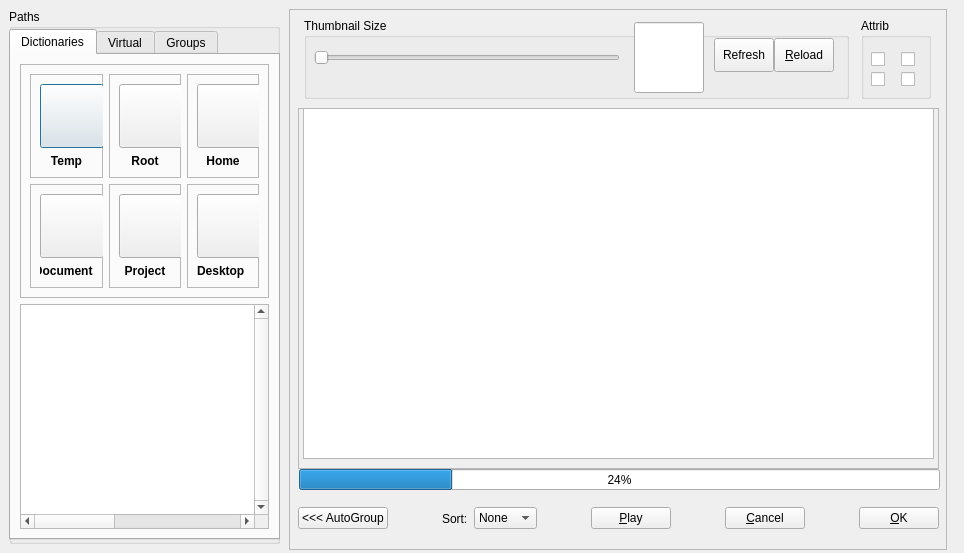
<?xml version="1.0" encoding="UTF-8"?>
<ui version="4.0">
 <class>uiDialogFiles</class>
 <widget class="QDialog" name="uiDialogFiles">
  <property name="geometry">
   <rect>
    <x>0</x>
    <y>0</y>
    <width>964</width>
    <height>553</height>
   </rect>
  </property>
  <property name="windowTitle">
   <string>Dialog</string>
  </property>
  <widget class="QGroupBox" name="m_pGroupTab">
   <property name="geometry">
    <rect>
     <x>9</x>
     <y>9</y>
     <width>271</width>
     <height>535</height>
    </rect>
   </property>
   <property name="title">
    <string>Paths</string>
   </property>
   <widget class="QTabWidget" name="m_pTabWidget">
    <property name="geometry">
     <rect>
      <x>0</x>
      <y>20</y>
      <width>271</width>
      <height>511</height>
     </rect>
    </property>
    <property name="currentIndex">
     <number>0</number>
    </property>
    <widget class="QWidget" name="tab">
     <attribute name="title">
      <string>Dictionaries</string>
     </attribute>
     <layout class="QVBoxLayout" name="verticalLayout">
      <item>
       <widget class="QFrame" name="frame_8">
        <property name="frameShape">
         <enum>QFrame::StyledPanel</enum>
        </property>
        <property name="frameShadow">
         <enum>QFrame::Raised</enum>
        </property>
        <layout class="QGridLayout" name="gridLayout_7">
         <item row="0" column="0">
          <layout class="QHBoxLayout" name="horizontalLayout_3">
           <item>
            <widget class="QFrame" name="frame_2">
             <property name="frameShape">
              <enum>QFrame::StyledPanel</enum>
             </property>
             <property name="frameShadow">
              <enum>QFrame::Raised</enum>
             </property>
             <layout class="QGridLayout" name="gridLayout">
              <item row="0" column="0">
               <widget class="QPushButton" name="m_pButtonTemp">
                <property name="minimumSize">
                 <size>
                  <width>64</width>
                  <height>64</height>
                 </size>
                </property>
                <property name="text">
                 <string/>
                </property>
                <property name="iconSize">
                 <size>
                  <width>48</width>
                  <height>48</height>
                 </size>
                </property>
                <property name="checkable">
                 <bool>true</bool>
                </property>
               </widget>
              </item>
              <item row="1" column="0">
               <widget class="QLabel" name="m_pLabelTemp">
                <property name="font">
                 <font>
                  <weight>75</weight>
                  <bold>true</bold>
                 </font>
                </property>
                <property name="text">
                 <string>Temp</string>
                </property>
                <property name="alignment">
                 <set>Qt::AlignCenter</set>
                </property>
               </widget>
              </item>
             </layout>
            </widget>
           </item>
           <item>
            <widget class="QFrame" name="frame_3">
             <property name="frameShape">
              <enum>QFrame::StyledPanel</enum>
             </property>
             <property name="frameShadow">
              <enum>QFrame::Raised</enum>
             </property>
             <layout class="QGridLayout" name="gridLayout_2">
              <item row="0" column="0">
               <widget class="QPushButton" name="m_pButtonRoot">
                <property name="minimumSize">
                 <size>
                  <width>64</width>
                  <height>64</height>
                 </size>
                </property>
                <property name="text">
                 <string/>
                </property>
                <property name="iconSize">
                 <size>
                  <width>48</width>
                  <height>48</height>
                 </size>
                </property>
                <property name="checkable">
                 <bool>true</bool>
                </property>
               </widget>
              </item>
              <item row="1" column="0">
               <widget class="QLabel" name="m_pLabelRoot">
                <property name="font">
                 <font>
                  <weight>75</weight>
                  <bold>true</bold>
                 </font>
                </property>
                <property name="text">
                 <string>Root</string>
                </property>
                <property name="alignment">
                 <set>Qt::AlignCenter</set>
                </property>
               </widget>
              </item>
             </layout>
            </widget>
           </item>
           <item>
            <widget class="QFrame" name="frame_4">
             <property name="frameShape">
              <enum>QFrame::StyledPanel</enum>
             </property>
             <property name="frameShadow">
              <enum>QFrame::Raised</enum>
             </property>
             <layout class="QGridLayout" name="gridLayout_3">
              <item row="0" column="0">
               <widget class="QPushButton" name="m_pButtonHome">
                <property name="minimumSize">
                 <size>
                  <width>64</width>
                  <height>64</height>
                 </size>
                </property>
                <property name="text">
                 <string/>
                </property>
                <property name="iconSize">
                 <size>
                  <width>48</width>
                  <height>48</height>
                 </size>
                </property>
                <property name="checkable">
                 <bool>true</bool>
                </property>
               </widget>
              </item>
              <item row="1" column="0">
               <widget class="QLabel" name="m_pLabelHome">
                <property name="font">
                 <font>
                  <weight>75</weight>
                  <bold>true</bold>
                 </font>
                </property>
                <property name="text">
                 <string>Home</string>
                </property>
                <property name="alignment">
                 <set>Qt::AlignCenter</set>
                </property>
               </widget>
              </item>
             </layout>
            </widget>
           </item>
          </layout>
         </item>
         <item row="1" column="0">
          <layout class="QHBoxLayout" name="horizontalLayout_4">
           <item>
            <widget class="QFrame" name="frame_5">
             <property name="frameShape">
              <enum>QFrame::StyledPanel</enum>
             </property>
             <property name="frameShadow">
              <enum>QFrame::Raised</enum>
             </property>
             <layout class="QGridLayout" name="gridLayout_4">
              <item row="0" column="0">
               <widget class="QPushButton" name="m_pButtonDocuments">
                <property name="minimumSize">
                 <size>
                  <width>64</width>
                  <height>64</height>
                 </size>
                </property>
                <property name="text">
                 <string/>
                </property>
                <property name="iconSize">
                 <size>
                  <width>48</width>
                  <height>48</height>
                 </size>
                </property>
                <property name="checkable">
                 <bool>true</bool>
                </property>
               </widget>
              </item>
              <item row="1" column="0">
               <widget class="QLabel" name="m_pLabelDocuments">
                <property name="font">
                 <font>
                  <weight>75</weight>
                  <bold>true</bold>
                 </font>
                </property>
                <property name="text">
                 <string>Documents</string>
                </property>
                <property name="alignment">
                 <set>Qt::AlignCenter</set>
                </property>
               </widget>
              </item>
             </layout>
            </widget>
           </item>
           <item>
            <widget class="QFrame" name="frame_6">
             <property name="frameShape">
              <enum>QFrame::StyledPanel</enum>
             </property>
             <property name="frameShadow">
              <enum>QFrame::Raised</enum>
             </property>
             <layout class="QGridLayout" name="gridLayout_5">
              <item row="0" column="0">
               <widget class="QPushButton" name="m_pButtonProject">
                <property name="minimumSize">
                 <size>
                  <width>64</width>
                  <height>64</height>
                 </size>
                </property>
                <property name="text">
                 <string/>
                </property>
                <property name="iconSize">
                 <size>
                  <width>48</width>
                  <height>48</height>
                 </size>
                </property>
                <property name="checkable">
                 <bool>true</bool>
                </property>
               </widget>
              </item>
              <item row="1" column="0">
               <widget class="QLabel" name="m_pLabelProject">
                <property name="font">
                 <font>
                  <weight>75</weight>
                  <bold>true</bold>
                 </font>
                </property>
                <property name="text">
                 <string>Project</string>
                </property>
                <property name="alignment">
                 <set>Qt::AlignCenter</set>
                </property>
               </widget>
              </item>
             </layout>
            </widget>
           </item>
           <item>
            <widget class="QFrame" name="frame_7">
             <property name="frameShape">
              <enum>QFrame::StyledPanel</enum>
             </property>
             <property name="frameShadow">
              <enum>QFrame::Raised</enum>
             </property>
             <layout class="QGridLayout" name="gridLayout_6">
              <item row="0" column="0">
               <widget class="QPushButton" name="m_pButtonDesktop">
                <property name="minimumSize">
                 <size>
                  <width>64</width>
                  <height>64</height>
                 </size>
                </property>
                <property name="text">
                 <string/>
                </property>
                <property name="iconSize">
                 <size>
                  <width>48</width>
                  <height>48</height>
                 </size>
                </property>
                <property name="checkable">
                 <bool>true</bool>
                </property>
               </widget>
              </item>
              <item row="1" column="0">
               <widget class="QLabel" name="m_pLabelDesktop">
                <property name="font">
                 <font>
                  <weight>75</weight>
                  <bold>true</bold>
                 </font>
                </property>
                <property name="text">
                 <string>Desktop</string>
                </property>
                <property name="textFormat">
                 <enum>Qt::PlainText</enum>
                </property>
               </widget>
              </item>
             </layout>
            </widget>
           </item>
          </layout>
         </item>
        </layout>
       </widget>
      </item>
      <item>
       <widget class="QTreeWidget" name="m_pTreeList">
        <property name="verticalScrollBarPolicy">
         <enum>Qt::ScrollBarAlwaysOn</enum>
        </property>
        <property name="horizontalScrollBarPolicy">
         <enum>Qt::ScrollBarAsNeeded</enum>
        </property>
        <property name="sizeAdjustPolicy">
         <enum>QAbstractScrollArea::AdjustToContents</enum>
        </property>
        <property name="headerHidden">
         <bool>true</bool>
        </property>
        <property name="columnCount">
         <number>2</number>
        </property>
        <attribute name="headerVisible">
         <bool>false</bool>
        </attribute>
        <attribute name="headerCascadingSectionResizes">
         <bool>false</bool>
        </attribute>
        <attribute name="headerDefaultSectionSize">
         <number>300</number>
        </attribute>
        <attribute name="headerMinimumSectionSize">
         <number>29</number>
        </attribute>
        <attribute name="headerStretchLastSection">
         <bool>true</bool>
        </attribute>
        <column>
         <property name="text">
          <string notr="true">Name</string>
         </property>
        </column>
        <column>
         <property name="text">
          <string notr="true">Type</string>
         </property>
        </column>
       </widget>
      </item>
     </layout>
    </widget>
    <widget class="QWidget" name="tab_2">
     <attribute name="title">
      <string>Virtual</string>
     </attribute>
     <widget class="QFrame" name="frame_9">
      <property name="geometry">
       <rect>
        <x>-1</x>
        <y>-1</y>
        <width>251</width>
        <height>171</height>
       </rect>
      </property>
      <property name="frameShape">
       <enum>QFrame::StyledPanel</enum>
      </property>
      <property name="frameShadow">
       <enum>QFrame::Raised</enum>
      </property>
      <widget class="QPushButton" name="m_pButtonStar1">
       <property name="geometry">
        <rect>
         <x>10</x>
         <y>20</y>
         <width>71</width>
         <height>64</height>
        </rect>
       </property>
       <property name="minimumSize">
        <size>
         <width>64</width>
         <height>64</height>
        </size>
       </property>
       <property name="text">
        <string/>
       </property>
       <property name="iconSize">
        <size>
         <width>64</width>
         <height>64</height>
        </size>
       </property>
      </widget>
      <widget class="QPushButton" name="m_pButtonStar2">
       <property name="geometry">
        <rect>
         <x>90</x>
         <y>20</y>
         <width>71</width>
         <height>64</height>
        </rect>
       </property>
       <property name="minimumSize">
        <size>
         <width>64</width>
         <height>64</height>
        </size>
       </property>
       <property name="text">
        <string/>
       </property>
       <property name="iconSize">
        <size>
         <width>64</width>
         <height>64</height>
        </size>
       </property>
      </widget>
      <widget class="QPushButton" name="m_pButtonStar3">
       <property name="geometry">
        <rect>
         <x>170</x>
         <y>20</y>
         <width>71</width>
         <height>64</height>
        </rect>
       </property>
       <property name="minimumSize">
        <size>
         <width>64</width>
         <height>64</height>
        </size>
       </property>
       <property name="text">
        <string/>
       </property>
       <property name="iconSize">
        <size>
         <width>64</width>
         <height>64</height>
        </size>
       </property>
      </widget>
      <widget class="QPushButton" name="m_pButtonStar4">
       <property name="geometry">
        <rect>
         <x>10</x>
         <y>90</y>
         <width>71</width>
         <height>64</height>
        </rect>
       </property>
       <property name="minimumSize">
        <size>
         <width>64</width>
         <height>64</height>
        </size>
       </property>
       <property name="text">
        <string/>
       </property>
       <property name="iconSize">
        <size>
         <width>64</width>
         <height>64</height>
        </size>
       </property>
      </widget>
      <widget class="QPushButton" name="m_pButtonStar5">
       <property name="geometry">
        <rect>
         <x>90</x>
         <y>90</y>
         <width>71</width>
         <height>64</height>
        </rect>
       </property>
       <property name="minimumSize">
        <size>
         <width>64</width>
         <height>64</height>
        </size>
       </property>
       <property name="text">
        <string/>
       </property>
       <property name="iconSize">
        <size>
         <width>64</width>
         <height>64</height>
        </size>
       </property>
      </widget>
      <widget class="QPushButton" name="m_pButtonStar6">
       <property name="geometry">
        <rect>
         <x>170</x>
         <y>90</y>
         <width>71</width>
         <height>64</height>
        </rect>
       </property>
       <property name="minimumSize">
        <size>
         <width>64</width>
         <height>64</height>
        </size>
       </property>
       <property name="text">
        <string/>
       </property>
       <property name="iconSize">
        <size>
         <width>64</width>
         <height>64</height>
        </size>
       </property>
      </widget>
     </widget>
     <widget class="QGroupBox" name="groupBox_4">
      <property name="geometry">
       <rect>
        <x>-1</x>
        <y>179</y>
        <width>251</width>
        <height>291</height>
       </rect>
      </property>
      <property name="title">
       <string/>
      </property>
      <widget class="QLabel" name="label_2">
       <property name="geometry">
        <rect>
         <x>8</x>
         <y>30</y>
         <width>231</width>
         <height>20</height>
        </rect>
       </property>
       <property name="font">
        <font>
         <weight>75</weight>
         <bold>true</bold>
        </font>
       </property>
       <property name="text">
        <string>Virtual Folder</string>
       </property>
       <property name="alignment">
        <set>Qt::AlignCenter</set>
       </property>
      </widget>
      <widget class="QWidget" name="horizontalLayoutWidget_5">
       <property name="geometry">
        <rect>
         <x>9</x>
         <y>60</y>
         <width>266</width>
         <height>51</height>
        </rect>
       </property>
       <layout class="QHBoxLayout" name="horizontalLayout_5">
        <item>
         <widget class="QPushButton" name="m_pButtonAddVirtual">
          <property name="text">
           <string>Add</string>
          </property>
         </widget>
        </item>
        <item>
         <widget class="QPushButton" name="m_pButtonEditVirtual">
          <property name="text">
           <string>Edit</string>
          </property>
         </widget>
        </item>
        <item>
         <widget class="QPushButton" name="m_pButtonDeleteVirtual">
          <property name="text">
           <string>Delete</string>
          </property>
         </widget>
        </item>
       </layout>
      </widget>
      <widget class="QTreeWidget" name="m_pListViewVirtual">
       <property name="geometry">
        <rect>
         <x>10</x>
         <y>120</y>
         <width>231</width>
         <height>161</height>
        </rect>
       </property>
       <property name="columnCount">
        <number>3</number>
       </property>
       <column>
        <property name="text">
         <string notr="true">Name</string>
        </property>
       </column>
       <column>
        <property name="text">
         <string>Nr</string>
        </property>
       </column>
       <column>
        <property name="text">
         <string>Created</string>
        </property>
       </column>
      </widget>
     </widget>
    </widget>
    <widget class="QWidget" name="tab_3">
     <attribute name="title">
      <string>Groups</string>
     </attribute>
     <widget class="QWidget" name="horizontalLayoutWidget_6">
      <property name="geometry">
       <rect>
        <x>9</x>
        <y>9</y>
        <width>266</width>
        <height>41</height>
       </rect>
      </property>
      <layout class="QHBoxLayout" name="horizontalLayout_6">
       <item>
        <widget class="QPushButton" name="m_pButtonNew">
         <property name="text">
          <string>New</string>
         </property>
        </widget>
       </item>
       <item>
        <widget class="QPushButton" name="m_pButtonEdit">
         <property name="text">
          <string>Rename</string>
         </property>
        </widget>
       </item>
       <item>
        <widget class="QPushButton" name="m_pButtonDelete">
         <property name="text">
          <string>Delete</string>
         </property>
        </widget>
       </item>
      </layout>
     </widget>
     <widget class="QFrame" name="m_pToolFrame">
      <property name="geometry">
       <rect>
        <x>9</x>
        <y>59</y>
        <width>251</width>
        <height>411</height>
       </rect>
      </property>
      <property name="frameShape">
       <enum>QFrame::StyledPanel</enum>
      </property>
      <property name="frameShadow">
       <enum>QFrame::Raised</enum>
      </property>
     </widget>
    </widget>
   </widget>
  </widget>
  <widget class="QFrame" name="frame">
   <property name="geometry">
    <rect>
     <x>289</x>
     <y>9</y>
     <width>658</width>
     <height>541</height>
    </rect>
   </property>
   <property name="frameShape">
    <enum>QFrame::StyledPanel</enum>
   </property>
   <property name="frameShadow">
    <enum>QFrame::Raised</enum>
   </property>
   <widget class="QWidget" name="horizontalLayoutWidget">
    <property name="geometry">
     <rect>
      <x>9</x>
      <y>9</y>
      <width>641</width>
      <height>81</height>
     </rect>
    </property>
    <layout class="QHBoxLayout" name="horizontalLayout">
     <item>
      <widget class="QGroupBox" name="groupBox_2">
       <property name="sizePolicy">
        <sizepolicy hsizetype="Preferred" vsizetype="Preferred">
         <horstretch>0</horstretch>
         <verstretch>0</verstretch>
        </sizepolicy>
       </property>
       <property name="minimumSize">
        <size>
         <width>0</width>
         <height>0</height>
        </size>
       </property>
       <property name="maximumSize">
        <size>
         <width>545</width>
         <height>170</height>
        </size>
       </property>
       <property name="title">
        <string>Thumbnail Size</string>
       </property>
       <widget class="QSlider" name="m_pSliderSize">
        <property name="geometry">
         <rect>
          <x>10</x>
          <y>30</y>
          <width>306</width>
          <height>20</height>
         </rect>
        </property>
        <property name="orientation">
         <enum>Qt::Horizontal</enum>
        </property>
       </widget>
       <widget class="QLineEdit" name="m_pEditSize">
        <property name="geometry">
         <rect>
          <x>330</x>
          <y>4</y>
          <width>70</width>
          <height>71</height>
         </rect>
        </property>
       </widget>
       <widget class="QPushButton" name="m_pButtonRefresh">
        <property name="geometry">
         <rect>
          <x>410</x>
          <y>20</y>
          <width>60</width>
          <height>34</height>
         </rect>
        </property>
        <property name="text">
         <string>Refresh</string>
        </property>
       </widget>
       <widget class="QPushButton" name="m_pButtonReload">
        <property name="geometry">
         <rect>
          <x>470</x>
          <y>20</y>
          <width>60</width>
          <height>34</height>
         </rect>
        </property>
        <property name="text">
         <string>&amp;Reload</string>
        </property>
       </widget>
      </widget>
     </item>
     <item>
      <widget class="QGroupBox" name="groupBox_3">
       <property name="sizePolicy">
        <sizepolicy hsizetype="Preferred" vsizetype="Preferred">
         <horstretch>0</horstretch>
         <verstretch>0</verstretch>
        </sizepolicy>
       </property>
       <property name="minimumSize">
        <size>
         <width>0</width>
         <height>0</height>
        </size>
       </property>
       <property name="maximumSize">
        <size>
         <width>70</width>
         <height>170</height>
        </size>
       </property>
       <property name="title">
        <string>Attrib</string>
       </property>
       <widget class="QCheckBox" name="m_pCheckName">
        <property name="geometry">
         <rect>
          <x>10</x>
          <y>30</y>
          <width>21</width>
          <height>22</height>
         </rect>
        </property>
        <property name="text">
         <string/>
        </property>
       </widget>
       <widget class="QCheckBox" name="m_pCheckLength">
        <property name="geometry">
         <rect>
          <x>40</x>
          <y>30</y>
          <width>21</width>
          <height>22</height>
         </rect>
        </property>
        <property name="text">
         <string/>
        </property>
       </widget>
       <widget class="QCheckBox" name="m_pCheckDate">
        <property name="geometry">
         <rect>
          <x>10</x>
          <y>50</y>
          <width>21</width>
          <height>22</height>
         </rect>
        </property>
        <property name="text">
         <string/>
        </property>
       </widget>
       <widget class="QCheckBox" name="m_pCheckStars">
        <property name="geometry">
         <rect>
          <x>40</x>
          <y>50</y>
          <width>21</width>
          <height>22</height>
         </rect>
        </property>
        <property name="text">
         <string/>
        </property>
       </widget>
      </widget>
     </item>
    </layout>
   </widget>
   <widget class="QProgressBar" name="m_pProgressBar">
    <property name="geometry">
     <rect>
      <x>10</x>
      <y>460</y>
      <width>641</width>
      <height>21</height>
     </rect>
    </property>
    <property name="value">
     <number>24</number>
    </property>
   </widget>
   <widget class="QWidget" name="horizontalLayoutWidget_2">
    <property name="geometry">
     <rect>
      <x>9</x>
      <y>489</y>
      <width>641</width>
      <height>41</height>
     </rect>
    </property>
    <layout class="QHBoxLayout" name="horizontalLayout_2">
     <item>
      <widget class="QPushButton" name="m_pButtonAutoGroup">
       <property name="text">
        <string>&lt;&lt;&lt; AutoGroup</string>
       </property>
      </widget>
     </item>
     <item>
      <spacer name="horizontalSpacer">
       <property name="orientation">
        <enum>Qt::Horizontal</enum>
       </property>
       <property name="sizeHint" stdset="0">
        <size>
         <width>40</width>
         <height>20</height>
        </size>
       </property>
      </spacer>
     </item>
     <item>
      <widget class="QLabel" name="label">
       <property name="text">
        <string>Sort:</string>
       </property>
      </widget>
     </item>
     <item>
      <widget class="QComboBox" name="m_pComboSort">
       <item>
        <property name="text">
         <string>None</string>
        </property>
       </item>
       <item>
        <property name="text">
         <string>Name</string>
        </property>
       </item>
       <item>
        <property name="text">
         <string>Date</string>
        </property>
       </item>
       <item>
        <property name="text">
         <string>Smart</string>
        </property>
       </item>
      </widget>
     </item>
     <item>
      <spacer name="horizontalSpacer_2">
       <property name="orientation">
        <enum>Qt::Horizontal</enum>
       </property>
       <property name="sizeHint" stdset="0">
        <size>
         <width>40</width>
         <height>20</height>
        </size>
       </property>
      </spacer>
     </item>
     <item>
      <widget class="QPushButton" name="m_pButtonPlay">
       <property name="text">
        <string>&amp;Play</string>
       </property>
      </widget>
     </item>
     <item>
      <spacer name="horizontalSpacer_3">
       <property name="orientation">
        <enum>Qt::Horizontal</enum>
       </property>
       <property name="sizeHint" stdset="0">
        <size>
         <width>40</width>
         <height>20</height>
        </size>
       </property>
      </spacer>
     </item>
     <item>
      <widget class="QPushButton" name="m_pButtonCancel">
       <property name="text">
        <string>&amp;Cancel</string>
       </property>
      </widget>
     </item>
     <item>
      <spacer name="horizontalSpacer_4">
       <property name="orientation">
        <enum>Qt::Horizontal</enum>
       </property>
       <property name="sizeHint" stdset="0">
        <size>
         <width>40</width>
         <height>20</height>
        </size>
       </property>
      </spacer>
     </item>
     <item>
      <widget class="QPushButton" name="m_pButtonOk">
       <property name="text">
        <string>&amp;OK</string>
       </property>
      </widget>
     </item>
    </layout>
   </widget>
   <widget class="QFrame" name="m_pFramePreview">
    <property name="geometry">
     <rect>
      <x>9</x>
      <y>99</y>
      <width>641</width>
      <height>361</height>
     </rect>
    </property>
    <property name="frameShape">
     <enum>QFrame::StyledPanel</enum>
    </property>
    <property name="frameShadow">
     <enum>QFrame::Raised</enum>
    </property>
    <widget class="QListWidget" name="m_pPreview">
     <property name="geometry">
      <rect>
       <x>5</x>
       <y>0</y>
       <width>631</width>
       <height>351</height>
      </rect>
     </property>
     <property name="iconSize">
      <size>
       <width>120</width>
       <height>120</height>
      </size>
     </property>
     <property name="viewMode">
      <enum>QListView::IconMode</enum>
     </property>
    </widget>
   </widget>
  </widget>
 </widget>
 <resources/>
 <connections/>
</ui>
